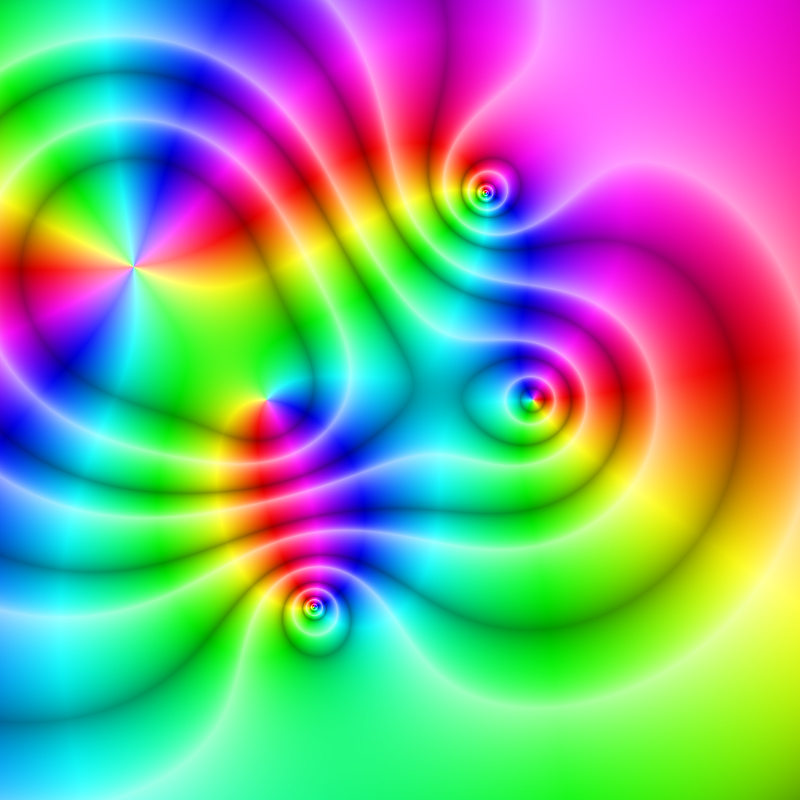
#> input picture Notlar-3 - Resim Çerçeveleme/resim.jpg, 800 x 800 px
$ python 'Resim Çerçeveleme.py'
#> lines starting #> are read from the running program, lines starting #| are printed output that depends on the picture
import cv2
import numpy as mp

mavi=[255,0,0]#Öncelikle mavi rengini mavi değişkenine atıyorum.

resim=cv2.imread("resim.jpg")
#> resim is the input picture: shape (800, 800, 3); mean B, G, R 139.7, 158.1, 130.9

#şimdi size çerçeve oluşturmanın birden çok yolunu göstericem
replicate=cv2.copyMakeBorder(resim,10,10,10,10,cv2.BORDER_REPLICATE)#1.yol #10,10,10,10 yazdığımız kısım, üst,alt,sağ,sol, uzunluklarıdır
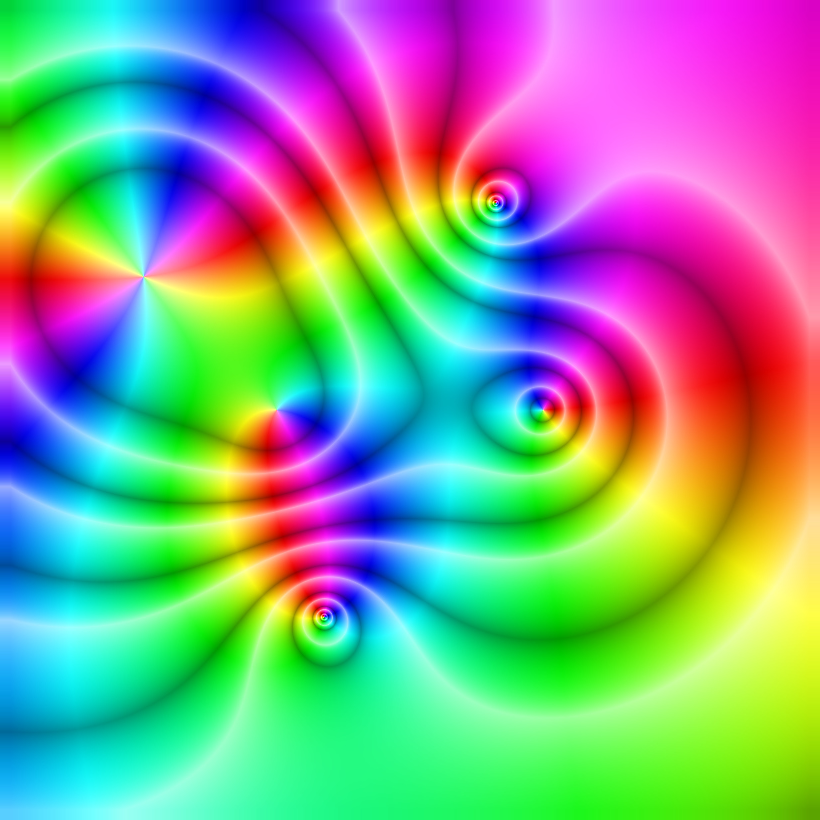
#> replicate: shape (820, 820, 3); mean B, G, R 140.3, 157.8, 131.1
reflect=cv2.copyMakeBorder(resim,10,10,10,10,cv2.BORDER_REFLECT)#2.yol
reflect101=cv2.copyMakeBorder(resim,10,10,10,10,cv2.BORDER_REFLECT101)#3.yol
wrap=cv2.copyMakeBorder(resim,10,10,10,10,cv2.BORDER_WRAP)#4.yol
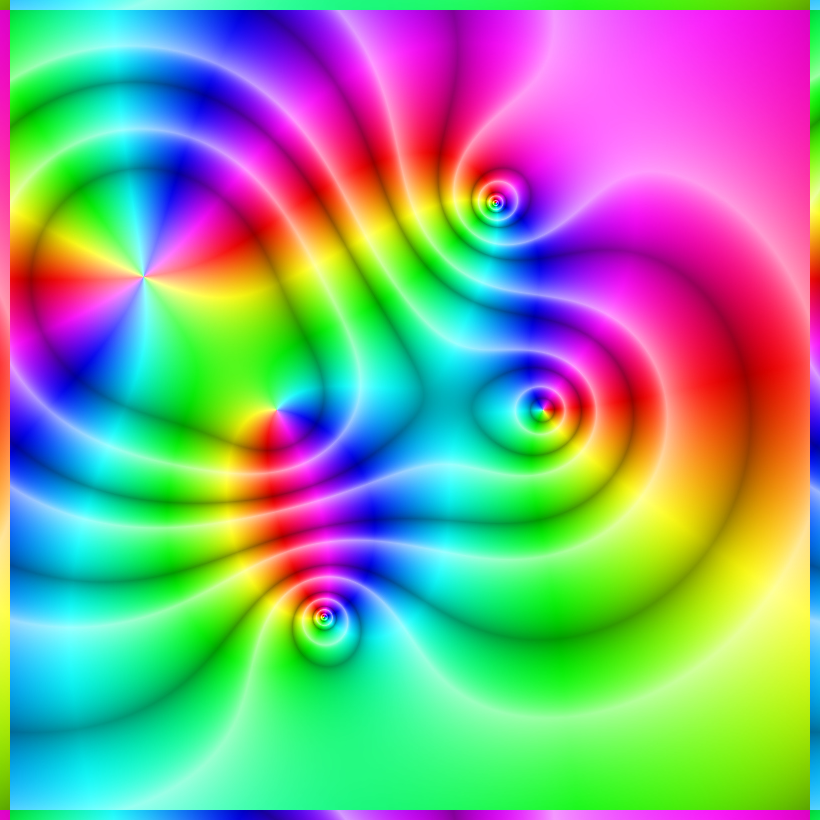
#> wrap: shape (820, 820, 3); mean B, G, R 140.3, 157.8, 131.1
constant=cv2.copyMakeBorder(resim,10,10,10,10,cv2.BORDER_CONSTANT,value=mavi)#5.yol bu yol kenara temel bir çerçeve çeker.
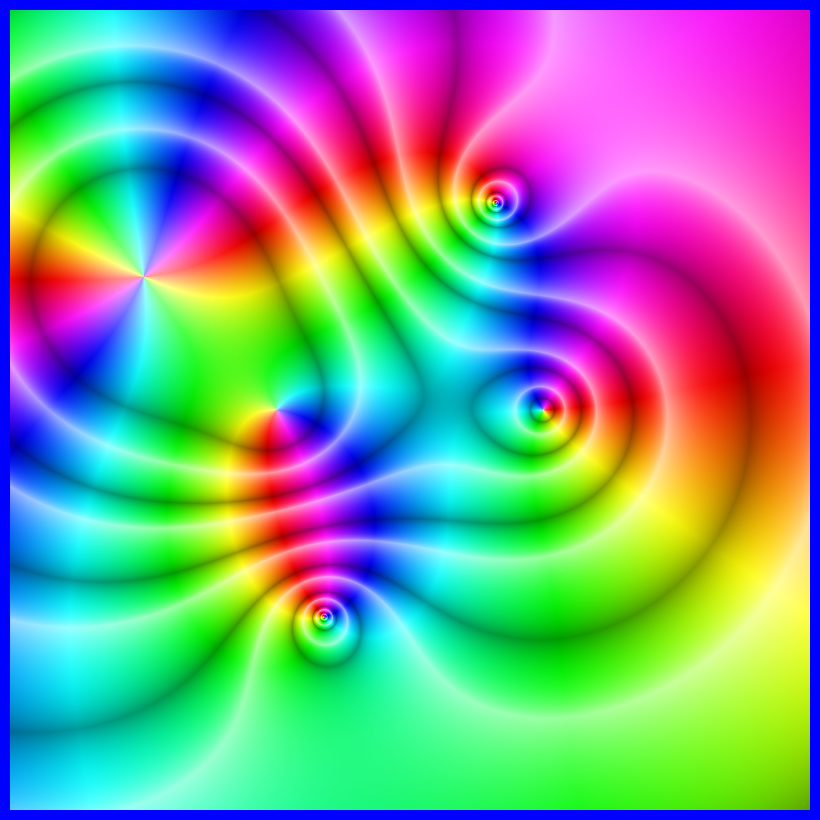
#> constant: shape (820, 820, 3); mean B, G, R 145.2, 150.5, 124.6
                                                                #value komutu ile çerçeveyi renklendirebiliriz
cv2.imshow("Orjinal",resim)
cv2.imshow("1.yol",replicate)
cv2.imshow("2.yol",reflect)
cv2.imshow("3.yol",reflect101)
cv2.imshow("4.yol",wrap)
cv2.imshow("5.yol",constant)

cv2.waitKey(0)
cv2.destroyAllWindows()
